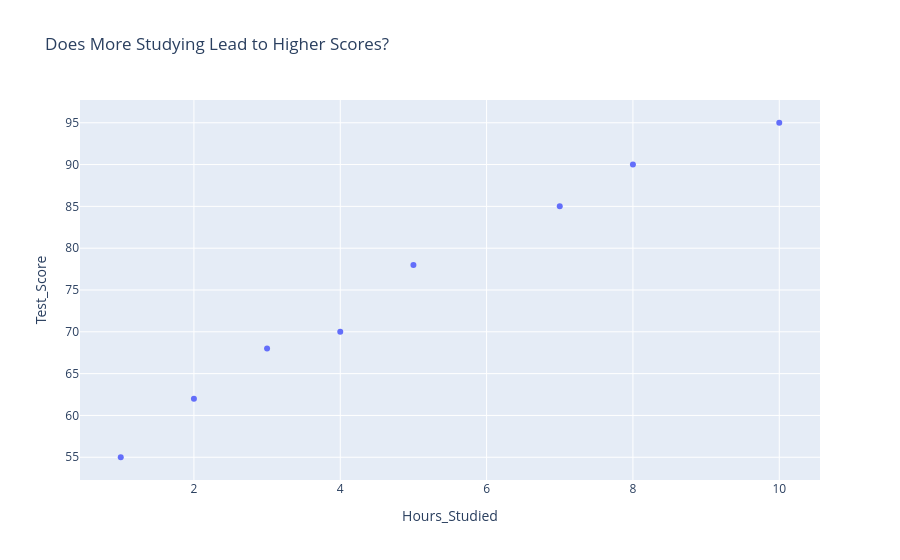

Write notebook code for a chart like this one.
### Markdown cell above
# Step 3: Look at the Data (The Most Important Step!)
Always visualize before modeling! This helps you understand what your data look like.

### Code cell
# A picture is worth a thousand words. Let's plot our data.
# We want 'Hours_Studied' on the x-axis (bottom)
# and 'Test_Score' on the y-axis (side).

fig = px.scatter(df,
                 x='Hours_Studied',
                 y='Test_Score',
                 title='Does More Studying Lead to Higher Scores?')
fig.show()

### Figure 1 — Plotly figure (JSON) as saved in the notebook; plotly's stock layout.template omitted (floating-point values rounded to 4 significant figures)
{"data": [{"hovertemplate": "Hours_Studied=%{x}<br>Test_Score=%{y}<extra></extra>", "legendgroup": "", "marker": {"color": "#636efa", "symbol": "circle"}, "mode": "markers", "name": "", "orientation": "v", "showlegend": false, "type": "scatter", "x": [1, 2, 3, 4, 5, 7, 8, 10], "xaxis": "x", "y": [55, 62, 68, 70, 78, 85, 90, 95], "yaxis": "y"}], "layout": {"legend": {"tracegroupgap": 0}, "title": {"text": "Does More Studying Lead to Higher Scores?"}, "xaxis": {"anchor": "y", "domain": [0, 1], "title": {"text": "Hours_Studied"}}, "yaxis": {"anchor": "x", "domain": [0, 1], "title": {"text": "Test_Score"}}}}
